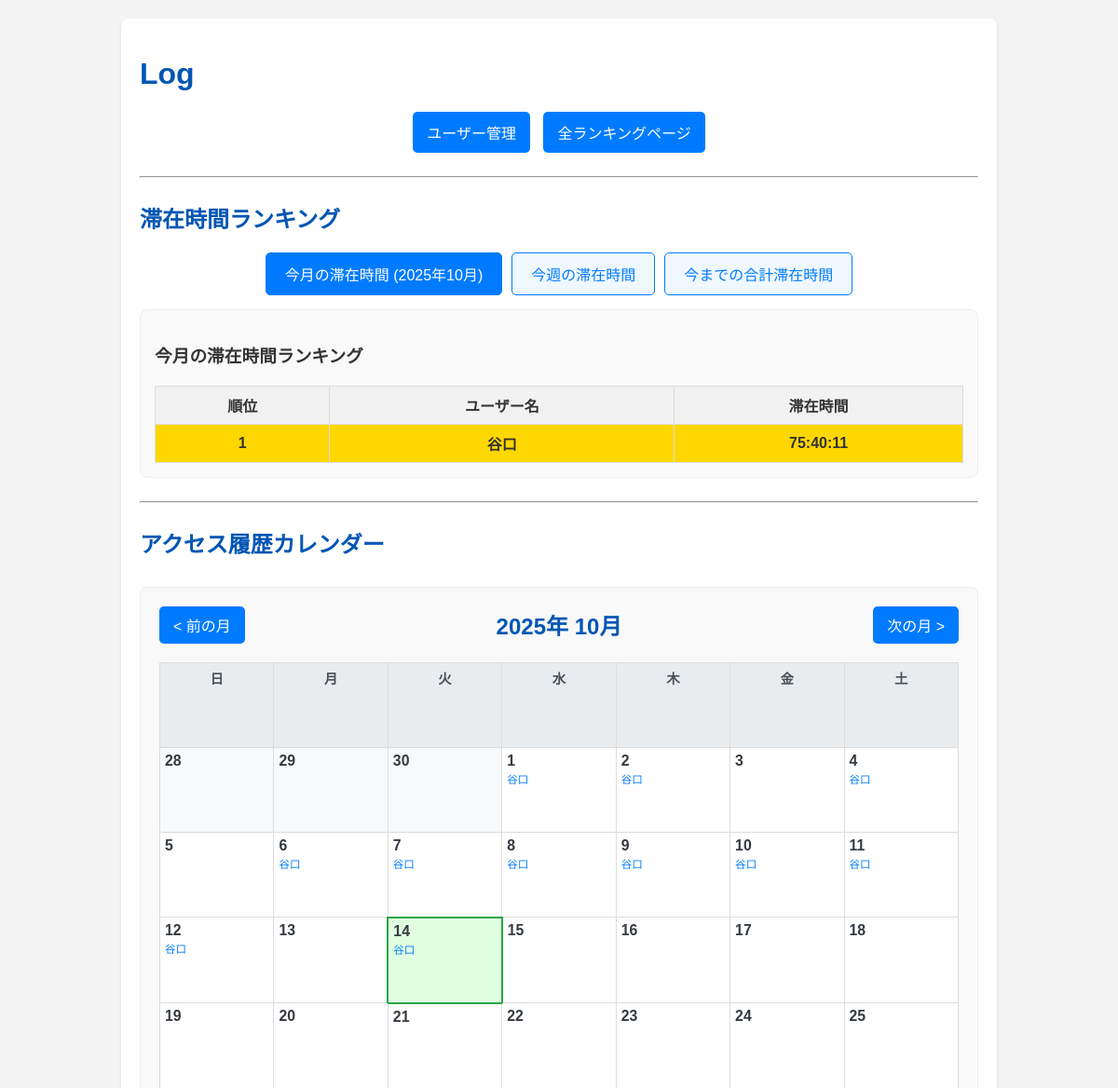
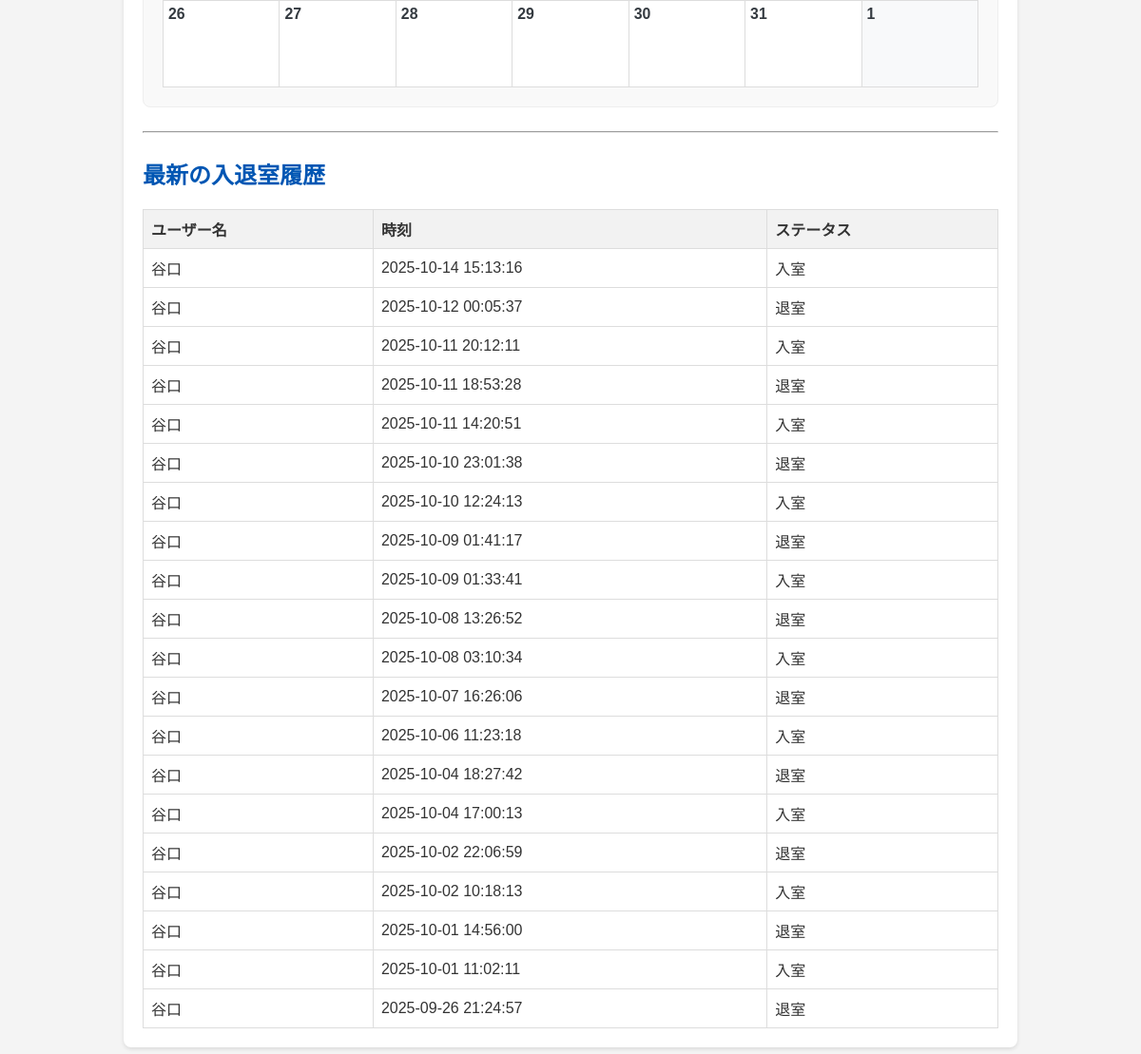
The page / on the database its author committed (2 pictures, top to bottom).
### app.py (models this page shows, shortened)
class User(db.Model):
    id = db.Column(db.Integer, primary_key=True)
    idm = db.Column(db.String(160), unique=True, nullable=False)
    name = db.Column(db.String(80), nullable=False)

class AccessLog(db.Model):
    id = db.Column(db.Integer, primary_key=True)
    user_id = db.Column(db.Integer, db.ForeignKey('user.id'), nullable=False)
    timestamp = db.Column(db.DateTime, default=datetime.now)
    status = db.Column(db.String(20), nullable=False)
    user = db.relationship('User', backref=db.backref('access_logs', lazy=True))

### app.py (the view)
@app.route('/')
def index():
    access_logs = AccessLog.query.order_by(AccessLog.timestamp.desc()).limit(20).all() # 最新20件
    current_year = datetime.now().year
    current_month = datetime.now().month
    calendar_year = request.args.get('calendar_year', type=int, default=current_year)
    calendar_month = request.args.get('calendar_month', type=int, default=current_month)
    print(f"DEBUG: Rendering index.html with calendar_year={calendar_year}, calendar_month={calendar_month}")
    cal = calendar.Calendar(firstweekday=calendar.SUNDAY) # 日曜日始まり
    month_calendar = cal.monthdatescalendar(calendar_year, calendar_month)
    access_summary = get_monthly_access_summary(calendar_year, calendar_month)
    monthly_ranking = calculate_monthly_stay_time(current_year, current_month)
    weekly_ranking = calculate_weekly_stay_time()
    total_ranking = calculate_total_stay_time()
    return render_template('index.html',
                           logs=access_logs,
                           monthly_ranking=monthly_ranking,
                           weekly_ranking=weekly_ranking,
                           total_ranking=total_ranking,
                           current_year=current_year, # 今月のランキング表示用
                           current_month=current_month, # 今月のランキング表示用
                           calendar_year=calendar_year, # カレンダー表示用
                           calendar_month=calendar_month, # カレンダー表示用
                           month_calendar=month_calendar, # カレンダーデータ
                           access_summary=access_summary, # 日ごとのアクセスサマリー
                           datetime=datetime # テンプレートでdatetimeオブジェクトを使用するため
                           )

### app.py (called while the page is built)
def calculate_monthly_stay_time(year, month):
    start_date = datetime(year, month, 1)
    if month == 12:
        end_date = datetime(year + 1, 1, 1)
    else:
        end_date = datetime(year, month + 1, 1)
    logs = AccessLog.query.filter(
        AccessLog.timestamp >= start_date,
        AccessLog.timestamp < end_date
    ).order_by(AccessLog.user_id, AccessLog.timestamp).all()
    return _calculate_stay_time_for_logs(logs)

def calculate_weekly_stay_time():
    today = datetime.now()
    start_of_week = today - timedelta(days=today.weekday())
    start_of_week = start_of_week.replace(hour=0, minute=0, second=0, microsecond=0)
    end_of_week = start_of_week + timedelta(days=7)
    logs = AccessLog.query.filter(
        AccessLog.timestamp >= start_of_week,
        AccessLog.timestamp < end_of_week
    ).order_by(AccessLog.user_id, AccessLog.timestamp).all()
    return _calculate_stay_time_for_logs(logs)

def calculate_total_stay_time():
    logs = AccessLog.query.order_by(AccessLog.user_id, AccessLog.timestamp).all()
    return _calculate_stay_time_for_logs(logs)

### templates/index.html (shortened to what this page needs)
<!DOCTYPE html>
<html lang="ja">
<head>
</head>
<body>
    <div class="container">
        <h1>Log</h1>
        <div class="nav-links">
            <a href="{{ url_for('manage_users') }}">ユーザー管理</a>
            <a href="{{ url_for('show_ranking') }}">全ランキングページ</a>
        </div>
        <hr style="margin: 25px 0;">
        <h2>滞在時間ランキング</h2>
        <div class="ranking-tabs">
            <button class="tab-button active" onclick="showRanking('monthly', this)">今月の滞在時間 ({{ current_year }}年{{ current_month }}月)</button>
            <button class="tab-button" onclick="showRanking('weekly', this)">今週の滞在時間</button>
            <button class="tab-button" onclick="showRanking('total', this)">今までの合計滞在時間</button>
        </div>
        <div class="ranking-content">
            <div id="monthly-ranking" class="ranking-pane active">
                <h3>今月の滞在時間ランキング</h3>
                {% if monthly_ranking %}
                    <table class="ranking-table">
                        <thead>
                            <tr>
                                <th>順位</th>
                                <th>ユーザー名</th>
                                <th>滞在時間</th>
                            </tr>
                        </thead>
                        <tbody>
                            {% for entry in monthly_ranking %}
                                <tr class="{% if loop.index == 1 %}rank-1{% elif loop.index == 2 %}rank-2{% elif loop.index == 3 %}rank-3{% endif %}">
                                    <td>{{ loop.index }}</td>
                                    <td>{{ entry.name }}</td>
                                    <td>{{ entry.formatted_time }}</td>
                                </tr>
                            {% endfor %}
                        </tbody>
                    </table>
                {% else %}
                    <p>今月の滞在記録はありません。</p>
                {% endif %}
            </div>
        </div>
        <hr style="margin: 25px 0;">
        <h2>アクセス履歴カレンダー</h2>
        <div class="calendar-container">
            <div class="calendar-header">
                <form action="{{ url_for('index') }}" method="GET" style="display:inline-block;">
                    <button type="submit" class="nav-button">&lt; 前の月</button>
                </form>
                <h3>{{ calendar_year }}年 {{ calendar_month }}月</h3>
                <form action="{{ url_for('index') }}" method="GET" style="display:inline-block;">
                    <button type="submit" class="nav-button">次の月 &gt;</button>
                </form>
            </div>
            <table class="calendar-table">
                <thead>
                    <tr>
                        <th>日</th>
                        <th>月</th>
                        <th>火</th>
                        <th>水</th>
                        <th>木</th>
                        <th>金</th>
                        <th>土</th>
                    </tr>
                </thead>
                <tbody>
                    {% for week in month_calendar %}
                        <tr>
                            {% for day in week %}
                                <td class="
                                    {% if day.month != calendar_month %}other-month{% endif %}
                                    {% if day == datetime.now().date() %}today{% endif %}
                                ">
                                    <span class="calendar-day-number">{{ day.day }}</span>
                                    <div class="calendar-users">
                                        {% if access_summary[day] %}
                                            {% for user_name in access_summary[day] %}
                                                <span>{{ user_name }}</span>
                                            {% endfor %}
                                        {% endif %}
                                    </div>
                                </td>
                            {% endfor %}
                        </tr>
                    {% endfor %}
                </tbody>
            </table>
        </div>
        <hr style="margin: 25px 0;">
        <h2>最新の入退室履歴</h2>
        {% if logs %}
            <table>
                <thead>
                    <tr>
                        <th>ユーザー名</th>
                        <th>時刻</th>
                        <th>ステータス</th>
                    </tr>
                </thead>
                <tbody>
                    {% for log in logs %}
                        <tr>
                            <td>{{ log.user.name }}</td>
                            <td>{{ log.timestamp.strftime('%Y-%m-%d %H:%M:%S') }}</td>
                            <td>{{ log.status }}</td>
                        </tr>
                    {% endfor %}
                </tbody>
            </table>
        {% else %}
            <p>入退室履歴はありません。</p>
        {% endif %}
    </div>
</body>
</html>

### templates/index.html (style rules this page uses)
body { font-family: Arial, sans-serif; margin: 20px; background-color: #f4f4f4; color: #333; }
h1, h2 { color: #0056b3; }
.container { max-width: 900px; margin: auto; background: #fff; padding: 20px; border-radius: 8px; box-shadow: 0 2px 4px rgba(0,0,0,0.1); }
.nav-links { text-align: center; margin-bottom: 20px; }
.nav-links a { display: inline-block; padding: 10px 15px; margin: 0 5px; background-color: #007bff; color: white; text-decoration: none; border-radius: 5px; }
table { width: 100%; border-collapse: collapse; margin-top: 20px; }
th, td { border: 1px solid #ddd; padding: 8px; text-align: left; }
th { background-color: #f2f2f2; }
.ranking-tabs { display: flex; justify-content: center; margin-bottom: 15px; }
.ranking-tabs button { padding: 10px 20px; margin: 0 5px; border: 1px solid #007bff; border-radius: 5px; background-color: #f0f8ff; color: #007bff; cursor: pointer; font-size: 16px; transition: background-color 0.3s, color 0.3s; }
.ranking-tabs button.active { background-color: #007bff; color: white; }
.ranking-content { border: 1px solid #eee; padding: 15px; border-radius: 8px; background-color: #f9f9f9; }
.ranking-pane { display: none; }
.ranking-pane.active { display: block; }
.rank-1 { background-color: #ffd700; font-weight: bold; }
.ranking-table th, .ranking-table td { text-align: center; }
.ranking-table td:first-child { font-weight: bold; }
.calendar-container { margin-top: 30px; padding: 20px; border: 1px solid #eee; border-radius: 8px; background-color: #f9f9f9; }
.calendar-header { display: flex; justify-content: space-between; align-items: center; margin-bottom: 15px; }
.calendar-header h3 { margin: 0; color: #0056b3; font-size: 1.5em; }
.calendar-header .nav-button { background-color: #007bff; color: white; border: none; padding: 8px 15px; border-radius: 5px; cursor: pointer; font-size: 1em; }
.calendar-table { width: 100%; border-collapse: collapse; table-layout: fixed; }
.calendar-table th, .calendar-table td { border: 1px solid #ddd; padding: 5px; height: 80px; vertical-align: top; font-size: 0.9em; overflow: hidden; position: relative; }
.calendar-table th { background-color: #e9ecef; color: #495057; text-align: center; }
.calendar-table td { background-color: #fff; }
.calendar-table td.today { background-color: #e0ffe0; border: 2px solid #28a745; }
.calendar-table td.other-month { background-color: #f8f9fa; color: #adb5bd; }
.calendar-day-number { font-weight: bold; font-size: 1.1em; display: block; margin-bottom: 5px; color: #343a40; }
.calendar-users { font-size: 0.8em; line-height: 1.2; color: #007bff; }
.calendar-users span { display: block; white-space: nowrap; overflow: hidden; text-overflow: ellipsis; }
.calendar-users span:first-child { margin-top: 5px; }

### rows shown on the page
User: name "谷口", formatted_time "75:40:11"
AccessLog: user.name "谷口", timestamp "2025-10-14 15:13:16", status "入室"
AccessLog: user.name "谷口", timestamp "2025-10-12 00:05:37", status "退室"
AccessLog: user.name "谷口", timestamp "2025-10-11 20:12:11", status "入室"
AccessLog: user.name "谷口", timestamp "2025-10-11 18:53:28", status "退室"
AccessLog: user.name "谷口", timestamp "2025-10-11 14:20:51", status "入室"
AccessLog: user.name "谷口", timestamp "2025-10-10 23:01:38", status "退室"
AccessLog: user.name "谷口", timestamp "2025-10-10 12:24:13", status "入室"
AccessLog: user.name "谷口", timestamp "2025-10-09 01:41:17", status "退室"
AccessLog: user.name "谷口", timestamp "2025-10-09 01:33:41", status "入室"
AccessLog: user.name "谷口", timestamp "2025-10-08 13:26:52", status "退室"
AccessLog: user.name "谷口", timestamp "2025-10-08 03:10:34", status "入室"
AccessLog: user.name "谷口", timestamp "2025-10-07 16:26:06", status "退室"
AccessLog: user.name "谷口", timestamp "2025-10-06 11:23:18", status "入室"
AccessLog: user.name "谷口", timestamp "2025-10-04 18:27:42", status "退室"
AccessLog: user.name "谷口", timestamp "2025-10-04 17:00:13", status "入室"
AccessLog: user.name "谷口", timestamp "2025-10-02 22:06:59", status "退室"
AccessLog: user.name "谷口", timestamp "2025-10-02 10:18:13", status "入室"
AccessLog: user.name "谷口", timestamp "2025-10-01 14:56:00", status "退室"
AccessLog: user.name "谷口", timestamp "2025-10-01 11:02:11", status "入室"
AccessLog: user.name "谷口", timestamp "2025-09-26 21:24:57", status "退室"

### other values the page prints
{{ calendar_year }} "2025"
{{ calendar_month }} "10"
{{ day.day }} "28" "29" "30" "1" "2" "3" "4" "5" "6" "7" "8" "9" "10" "11" "12" "13" "14" "15" "16" "17" "18" "19" "20" "21" "22" "23" "24" "25" "26" "27" "28" "29" "30" "31" "1"
